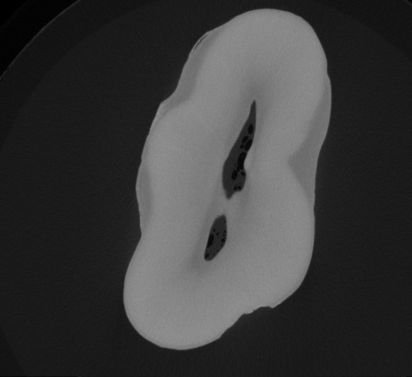
#> input picture Code D/XMT_ (63).png, 412 x 377 px
$ python SuggestedDecay.py
#> lines starting #> are read from the running program, lines starting #| are printed output that depends on the picture; after the words box and inside, x2 and y2 are one past the last pixel; in counts of white or black regions, pixels touching at a corner belong together
#This script is for Code D - Detecting Decay
#However there are faults in this code that does not achieve the objective

#importing the needed libraries
import numpy as np
import pandas as pd
import cv2 as cv
from matplotlib import pyplot as plt

#Prompt for the user to enter the filepath of B-scan image
FilePath = input("Please Enter the filepath of the BScan i.e Image.png")
#> the answer given: XMT_ (63).png

##XMT images pre processing
#reads the filepath
Im = cv.imread(FilePath)
#> Im is the input picture: shape (377, 412, 3); min 0, max 145, mean 58.5
#nested for loops to run through the image array to check if the pixel number is between a certain color that corresponds to decay
#this is where the fault is, the pixel range is not the corrent color for decay
for x in range(0, len(Im)-1):
  for y in range(0, len(Im[x])-1):
    if (sum(Im[x][y]) < 336 and sum(Im[x][y]) > 315):
      #if its within the range color it red
      Im[x][y] = [255,0,0]
    else:
      #else keep it as it is
      Im[x][y] = Im[x][y]
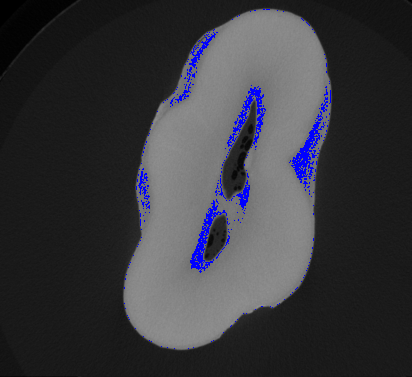
#> Im: shape (377, 412, 3); 1.85% of pixels changed, all inside (x1, y1, x2, y2) = (124, 9, 331, 349)
#saves the new image in the same folder
cv.imwrite("PreprocessingImage.png",Im)
#displays the image
plt.imshow(Im)
plt.show()

#XMT Green
#This part is further preprocessing where the suggested decay that is colored red is checked through looking around the pixel
#and changing the pixel to green if neighboring pixels are also red

#reads the filepath
Im1 = cv.imread("PreprocessingImage.png")
#sets the box of neighboring pixels
boxsize = 15
#nested for loops to run through the image array
for x in range(len(Im1)-51):
  for y in range(len(Im1)-51):
    redpixels = 0
    #nested for loops to run through the box around selected pixel
    for i in range(boxsize):
      for j in range(boxsize):
#> (the run stopped early here; a loop or call above may not have finished)
